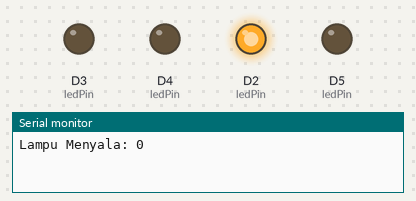
Bench run of a sketch on a simulated ESP8266 (NodeMCU). On the bench: output pins drawn as LEDs (lit = HIGH), the last lines printed to the serial monitor.

Above: at 0.1 s.
At 1.1 s:
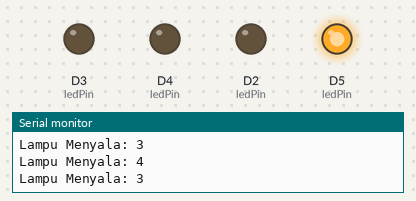
At 1.9 s:
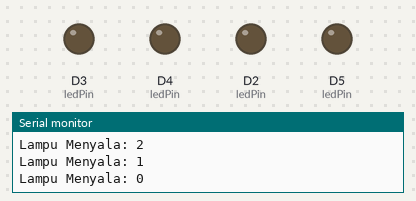
At 3.3 s:
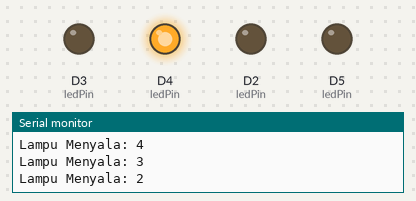
At 4.3 s:
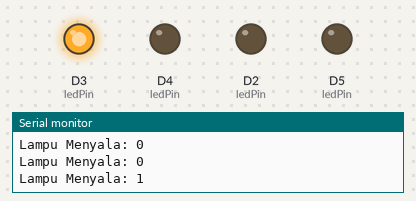
Timing chart, 0 to 4.6 s (numbered marks = the images above):
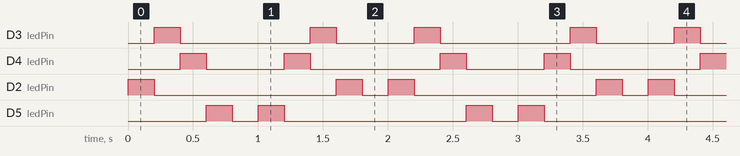

Measured:
- by itself, D3 (ledPin): repeats every 2.0 s: LOW 1.0 s, HIGH 0.20 s, LOW 0.60 s, HIGH 0.20 s
- by itself, D4 (ledPin): repeats every 2.0 s: LOW 0.60 s, HIGH 0.20 s, LOW 1.0 s, HIGH 0.20 s
- by itself, D2 (ledPin): repeats every 2.0 s: LOW 1.4 s, HIGH 0.20 s, LOW 0.20 s, HIGH 0.20 s
- by itself, D5 (ledPin): repeats every 2.0 s: LOW 0.20 s, HIGH 0.20 s, LOW 1.4 s, HIGH 0.20 s

The sketch:

-Praktikum_Variasi_Program_Running_LED_Menyala_Bolakbalik.in.ino
```cpp
//definisikan Pin yang digunakan
const int LED1 = D2;
const int LED2 = D3;
const int LED3 = D4;
const int LED4 = D5;

//buat array dari variabel Pin yang akan digunakan untuk perulangan
int ledPin[]={LED1,LED2,LED3,LED4};
//buat variabel untuk delay
int nDelay = 200;

void setup() {
  Serial.begin(9600);
  //perulangan untuk menentukan pin menjadi output
  for(int i = 0; i < 4; i++){
    pinMode(ledPin[i], OUTPUT);
  }
}

void loop() {
  //perulangan untuk menghidupmatikan led
  for(int i = 0; i < 4; i++){
      Serial.print("Lampu Menyala: ");
      Serial.println(i);
      digitalWrite(ledPin[i], HIGH);
      delay(nDelay);
      digitalWrite(ledPin[i], LOW);
    }
  for(int i = 4; i >= 0; i--){
      Serial.print("Lampu Menyala: ");
      Serial.println(i);
      digitalWrite(ledPin[i], HIGH);
      delay(nDelay);
      digitalWrite(ledPin[i], LOW);
    }
  delay(nDelay);
}
```
